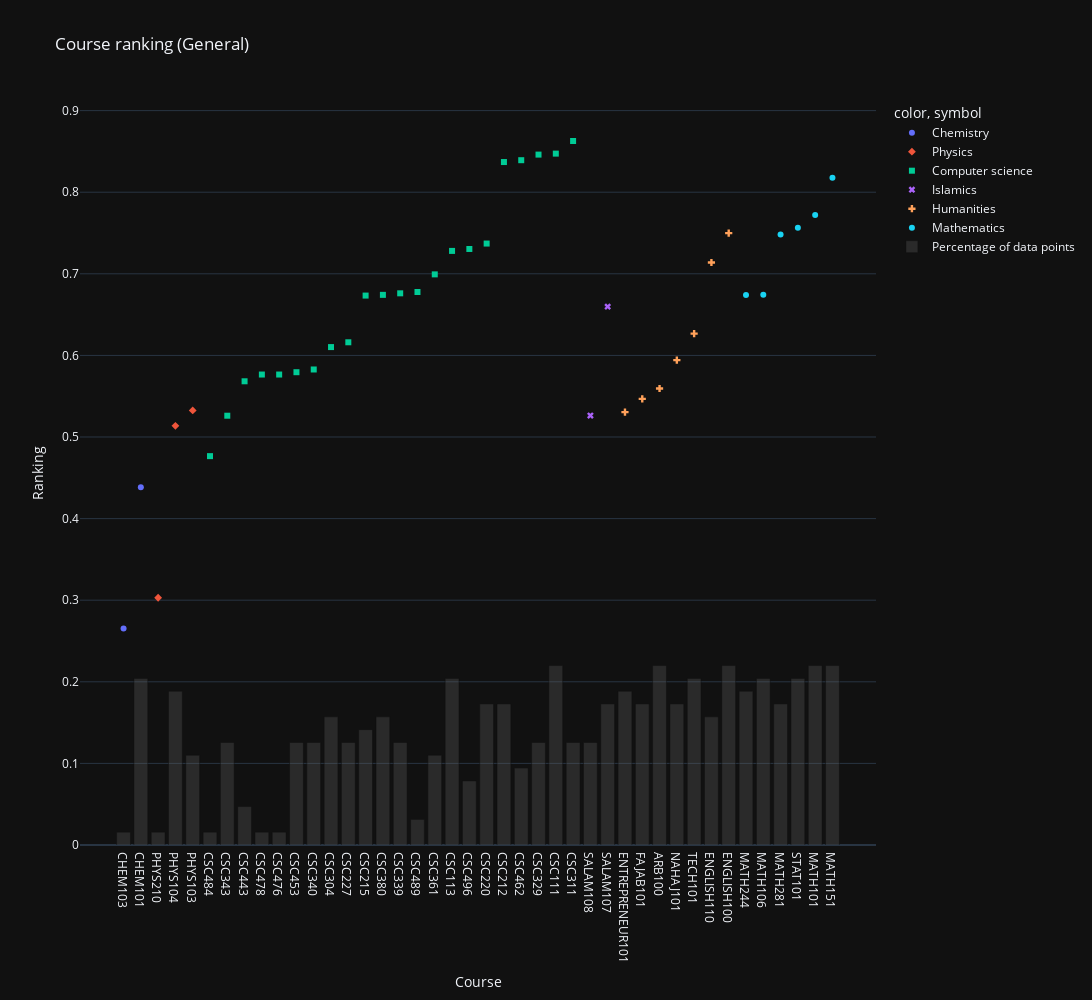

This figure's notebook cell:
### Code cell
sorted_categories = course_to_category((scores_df.sum().sort_values() / 25).index)
fig_scores = px.scatter(scores_df.sum().sort_values() / 25, color=sorted_categories, symbol=sorted_categories, title="Course ranking (General)")
fig_scores.update_xaxes(title="Course")
fig_scores.update_yaxes(title="Ranking")

remove_double_naming_in_legend(fig_scores)

fig_scores.add_trace(
    go.Bar(x=course_to_num_ranking_series.index, y=course_to_num_ranking_series / np.linalg.norm(course_to_num_ranking_series), marker={"color": "rgba(100, 100, 100, 0.3)"}, name="Percentage of data points"),
    # row=2, col=1
)
fig_scores.update_layout(height=1000, width=2000)
fig_scores.write_image("images/Course ranking (General).png")
fig_scores

### Figure 1 — Plotly figure (JSON) as saved in the notebook; plotly's stock layout.template omitted (floating-point values rounded to 4 significant figures)
{"data": [{"hovertemplate": "color=Chemistry<br>symbol=Chemistry<br>index=%{x}<br>value=%{y}<extra></extra>", "legendgroup": "Chemistry, Chemistry", "marker": {"color": "#636efa", "symbol": "circle"}, "mode": "markers", "name": "Chemistry", "orientation": "v", "showlegend": true, "type": "scatter", "x": ["CHEM103", "CHEM101"], "xaxis": "x", "y": [0.2654, 0.4385], "yaxis": "y"}, {"hovertemplate": "color=Physics<br>symbol=Physics<br>index=%{x}<br>value=%{y}<extra></extra>", "legendgroup": "Physics, Physics", "marker": {"color": "#EF553B", "symbol": "diamond"}, "mode": "markers", "name": "Physics", "orientation": "v", "showlegend": true, "type": "scatter", "x": ["PHYS210", "PHYS104", "PHYS103"], "xaxis": "x", "y": [0.303, 0.5137, 0.5326], "yaxis": "y"}, {"hovertemplate": "color=Computer science<br>symbol=Computer science<br>index=%{x}<br>value=%{y}<extra></extra>", "legendgroup": "Computer science, Computer science", "marker": {"color": "#00cc96", "symbol": "square"}, "mode": "markers", "name": "Computer science", "orientation": "v", "showlegend": true, "type": "scatter", "x": ["CSC484", "CSC343", "CSC443", "CSC478", "CSC476", "CSC453", "CSC340", "CSC304", "CSC227", "CSC215", "CSC380", "CSC339", "CSC489", "CSC361", "CSC113", "CSC496", "CSC220", "CSC212", "CSC462", "CSC329", "CSC111", "CSC311"], "xaxis": "x", "y": [0.4766, 0.5261, 0.5683, 0.5766, 0.5766, 0.5794, 0.5828, 0.6102, 0.6161, 0.6733, 0.6742, 0.6761, 0.6777, 0.6993, 0.7281, 0.7304, 0.7371, 0.837, 0.8392, 0.8461, 0.8473, 0.8628], "yaxis": "y"}, {"hovertemplate": "color=Islamics<br>symbol=Islamics<br>index=%{x}<br>value=%{y}<extra></extra>", "legendgroup": "Islamics, Islamics", "marker": {"color": "#ab63fa", "symbol": "x"}, "mode": "markers", "name": "Islamics", "orientation": "v", "showlegend": true, "type": "scatter", "x": ["SALAM108", "SALAM107"], "xaxis": "x", "y": [0.5263, 0.6597], "yaxis": "y"}, {"hovertemplate": "color=Humanities<br>symbol=Humanities<br>index=%{x}<br>value=%{y}<extra></extra>", "legendgroup": "Humanities, Humanities", "marker": {"color": "#FFA15A", "symbol": "cross"}, "mode": "markers", "name": "Humanities", "orientation": "v", "showlegend": true, "type": "scatter", "x": ["ENTREPRENEUR101", "FAJAB101", "ARB100", "NAHAJ101", "TECH101", "ENGLISH110", "ENGLISH100"], "xaxis": "x", "y": [0.5305, 0.5467, 0.5594, 0.5942, 0.6267, 0.7139, 0.7499], "yaxis": "y"}, {"hovertemplate": "color=Mathematics<br>symbol=Mathematics<br>index=%{x}<br>value=%{y}<extra></extra>", "legendgroup": "Mathematics, Mathematics", "marker": {"color": "#19d3f3", "symbol": "circle"}, "mode": "markers", "name": "Mathematics", "orientation": "v", "showlegend": true, "type": "scatter", "x": ["MATH244", "MATH106", "MATH281", "STAT101", "MATH101", "MATH151"], "xaxis": "x", "y": [0.674, 0.6743, 0.7483, 0.7564, 0.772, 0.8177], "yaxis": "y"}, {"marker": {"color": "rgba(100, 100, 100, 0.3)"}, "name": "Percentage of data points", "type": "bar", "x": ["ENGLISH100", "ARB100", "MATH101", "CHEM101", "STAT101", "TECH101", "ENTREPRENEUR101", "FAJAB101", "NAHAJ101", "ENGLISH110", "SALAM107", "PHYS104", "MATH106", "CSC111", "MATH151", "SALAM108", "CSC113", "CSC220", "MATH244", "CSC212", "CSC215", "MATH281", "CSC304", "CSC380", "CSC227", "CSC311", "CSC339", "CSC343", "CSC361", "CSC329", "CSC340", "CSC453", "CSC496", "PHYS210", "PHYS103", "CHEM103", "CSC443", "CSC462", "CSC476", "CSC478", "CSC484", "CSC489"], "y": [0.2199, 0.2199, 0.2199, 0.2042, 0.2042, 0.2042, 0.1885, 0.1728, 0.1728, 0.1571, 0.1728, 0.1885, 0.2042, 0.2199, 0.2199, 0.1257, 0.2042, 0.1728, 0.1885, 0.1728, 0.1414, 0.1728, 0.1571, 0.1571, 0.1257, 0.1257, 0.1257, 0.1257, 0.11, 0.1257, 0.1257, 0.1257, 0.07854, 0.01571, 0.11, 0.01571, 0.04712, 0.09425, 0.01571, 0.01571, 0.01571, 0.03142]}], "layout": {"height": 1000, "legend": {"title": {"text": "color, symbol"}, "tracegroupgap": 0}, "title": {"text": "Course ranking (General)"}, "width": 2000, "xaxis": {"anchor": "y", "domain": [0, 1], "title": {"text": "Course"}}, "yaxis": {"anchor": "x", "domain": [0, 1], "title": {"text": "Ranking"}}}}
